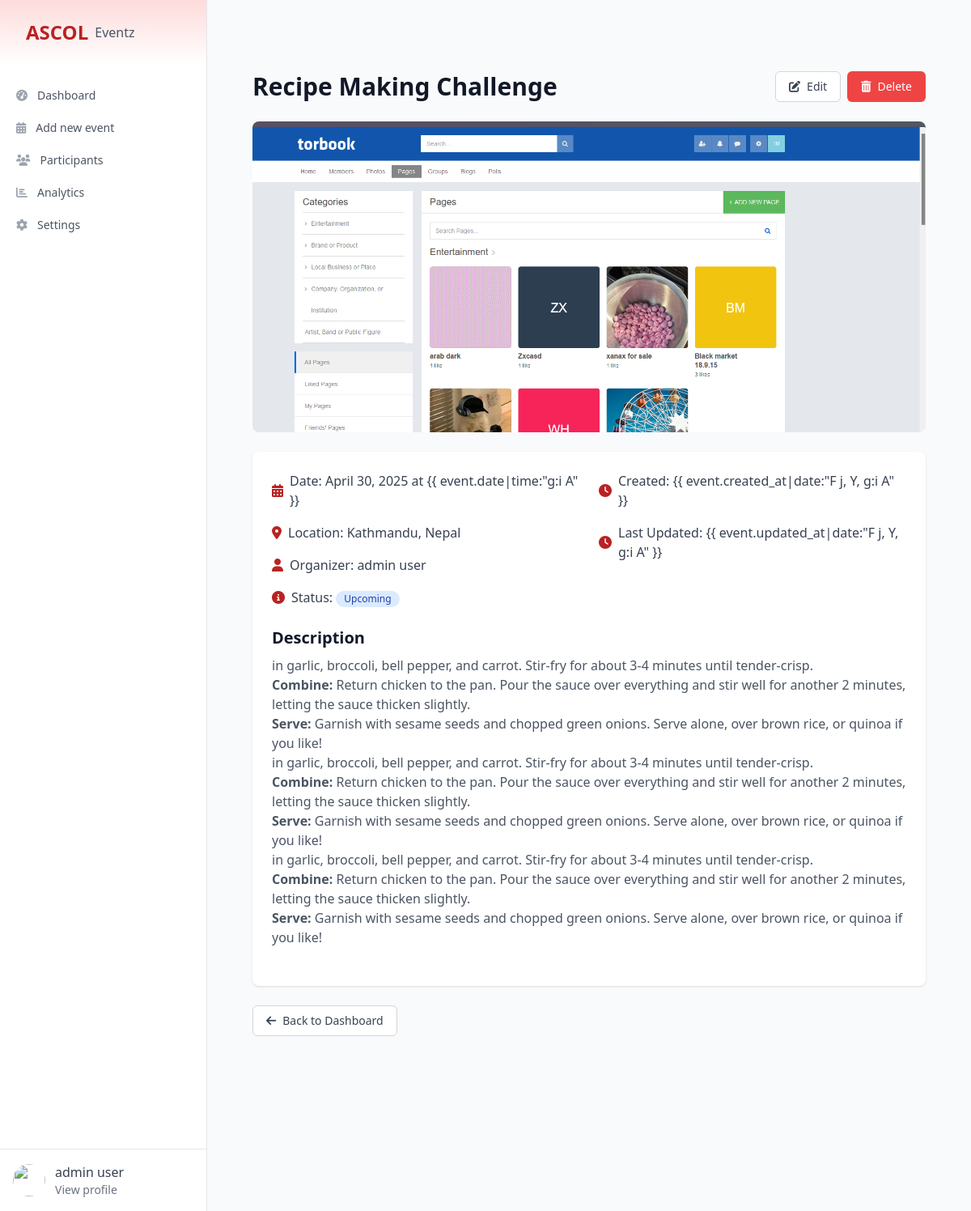
The page /events/4/ (signed in) on the database its author committed.
### authentication/models.py (models this page shows, shortened)
class CustomUser(AbstractBaseUser, PermissionsMixin):
    email = models.EmailField(unique=True)
    full_name = models.CharField(max_length=255, blank=True, null=True)
    roll_num = models.CharField(max_length=50, null=True, blank=True)
    batch = models.CharField(max_length=50, blank=True, null=True)
    faculty= models.CharField(max_length=255,blank=True, null=True)
    is_active = models.BooleanField(default=True)
    is_staff = models.BooleanField(default=False)
    date_joined = models.DateTimeField(auto_now_add=True)
    objects = CustomUserManager()
    USERNAME_FIELD = 'email'
    REQUIRED_FIELDS = ['full_name']  # when using createsuperuser command

### event/models.py (models this page shows, shortened)
class Event(models.Model):
    STATUS_CHOICES = (
        ('upcoming', 'Upcoming'),
        ('ongoing', 'Ongoing'),
        ('completed', 'Completed'),
        ('cancelled', 'Cancelled'),
    )
    title = models.CharField(max_length=200, help_text="Title of the event")
    description = models.TextField(help_text="Detailed description of the event")
    date = models.DateTimeField(help_text="Date and time when the event will occur")
    location = models.CharField(max_length=200, help_text="Venue or location of the event")
    organizer = models.ForeignKey(
        settings.AUTH_USER_MODEL,
        on_delete=models.CASCADE,
        related_name='events',
        help_text="User who organizes the event"
    )
    image = models.ImageField(
        upload_to='events/images/',
        blank=True,
        null=True,
        help_text="Optional event poster or image"
    )
    status = models.CharField(
        max_length=20,
        choices=STATUS_CHOICES,
        default='upcoming',
        help_text="Current status of the event"
    )
    created_at = models.DateTimeField(auto_now_add=True, help_text="When the event was created")
    updated_at = models.DateTimeField(auto_now=True, help_text="When the event was last updated")
    class Meta:
        ordering = ['date']
        verbose_name = 'Event'
        verbose_name_plural = 'Events'

### event/views.py (the view)
# urls.py: path('<int:id>/', event_view.EventDetailsView.as_view(), name='event_detail'),
class EventDetailsView(LoginRequiredMixin, View):
    login_url = 'login'
    def get(self, request, id):
        event = get_object_or_404(Event, id=id)
        context = {
            'event': event,
        }
        return render(request, 'event_detail.html', context)

### event/templates/event_detail.html (shortened to what this page needs)
{% extends 'event-dashboard.html' %}
{% load static %}
{% block content %}
<div class="bg-gray-50 min-h-screen">
    <div class="flex-1 -z-0 mt-8 overflow-auto focus:outline-none">
        <div class="py-6">
            <div class="max-w-4xl mx-auto px-4 sm:px-6 lg:px-8">
                <div class="flex justify-between items-center">
                    <h1 class="text-3xl font-bold text-gray-900">{{ event.title }}</h1>
                    <div class="flex space-x-2">
                        <a href="{% url 'edit_event' event.id %}"
                            class="inline-flex items-center px-4 py-2 border border-gray-300 text-sm font-medium rounded-md text-gray-700 bg-white hover:bg-gray-50 focus:outline-none focus:ring-2 focus:ring-offset-2 focus:ring-primary">
                            <i class="fas fa-edit mr-2"></i> Edit
                        </a>
                        <a href="{% url 'delete_event' event.id %}"
                            class="inline-flex items-center px-4 py-2 border border-transparent text-sm font-medium rounded-md text-white bg-danger hover:bg-red-700 focus:outline-none focus:ring-2 focus:ring-offset-2 focus:ring-red-500">
                            <i class="fas fa-trash-alt mr-2"></i> Delete
                        </a>
                    </div>
                </div>
                <div class="mt-6">
                    <img class="w-full h-96 object-cover rounded-lg {% if event.status == 'cancelled' %}opacity-70{% endif %}"
                        src="{% if event.image %}{{ event.image.url }}{% else %}/static/images/add-event.svg{% endif %}"
                        alt="{{ event.title }}">
                </div>
                <div class="mt-6 bg-white shadow rounded-lg p-6">
                    <div class="grid grid-cols-1 md:grid-cols-2 gap-6">
                        <div>
                            <div class="flex items-center">
                                <i class="fas fa-calendar-alt mr-2 text-primary"></i>
                                <p class="text-gray-700">
                                    <span class="font-medium">Date:</span> {{ event.date|date:"F j, Y" }} at {{
                                    event.date|time:"g:i A" }}
                                </p>
                            </div>
                            <div class="mt-4 flex items-center">
                                <i class="fas fa-map-marker-alt mr-2 text-primary"></i>
                                <p class="text-gray-700">
                                    <span class="font-medium">Location:</span> {{ event.location }}
                                </p>
                            </div>
                            <div class="mt-4 flex items-center">
                                <i class="fas fa-user mr-2 text-primary"></i>
                                <p class="text-gray-700">
                                    <span class="font-medium">Organizer:</span> {{ event.organizer.full_name }}
                                </p>
                            </div>
                            <div class="mt-4 flex items-center">
                                <i class="fas fa-info-circle mr-2 text-primary"></i>
                                <p class="text-gray-700">
                                    <span class="font-medium">Status:</span>
                                    <span class="inline-flex items-center px-2.5 py-0.5 rounded-full text-xs font-medium
                                            {% if event.status == 'upcoming' %}bg-blue-100 text-blue-800{% endif %}
                                            {% if event.status == 'cancelled' %}bg-red-100 text-red-800{% endif %}">
                                        {{ event.get_status_display }}
                                    </span>
                                </p>
                            </div>
                        </div>
                        <div>
                            <div class="flex items-center">
                                <i class="fas fa-clock mr-2 text-primary"></i>
                                <p class="text-gray-700">
                                    <span class="font-medium">Created:</span> {{ event.created_at|date:"F j, Y, g:i A"
                                    }}
                                </p>
                            </div>
                            <div class="mt-4 flex items-center">
                                <i class="fas fa-clock mr-2 text-primary"></i>
                                <p class="text-gray-700">
                                    <span class="font-medium">Last Updated:</span> {{ event.updated_at|date:"F j, Y, g:i
                                    A" }}
                                </p>
                            </div>
                        </div>
                    </div>
                    <div class="mt-6">
                        <h2 class="text-xl font-semibold text-gray-900">Description</h2>
                        <div class="mt-2 text-gray-600 prose max-w-none">
                            {{ event.description|safe }}
                        </div>
                    </div>
                </div>
                <div class="mt-6">
                    <a href="{% url 'event_dashboard' %}"
                        class="inline-flex items-center px-4 py-2 border border-gray-300 text-sm font-medium rounded-md text-gray-700 bg-white hover:bg-gray-50 focus:outline-none focus:ring-2 focus:ring-offset-2 focus:ring-primary">
                        <i class="fas fa-arrow-left mr-2"></i> Back to Dashboard
                    </a>
                </div>
            </div>
        </div>
    </div>
</div>
{% endblock %}

### event/templates/event-dashboard.html (shortened to what this page needs)
{% load static %}
<!DOCTYPE html>
<html lang="en">
<head>
    <script src="https://cdn.tailwindcss.com"></script>
    <link rel="stylesheet" href="https://cdnjs.cloudflare.com/ajax/libs/font-awesome/6.4.0/css/all.min.css">
    <link rel="stylesheet" href="https://cdn.jsdelivr.net/npm/flatpickr/dist/flatpickr.min.css">
</head>
<body class="bg-gray-50 min-h-screen">
    <div class="flex fixed w-full h-screen top-0">
        <div class="hidden md:flex md:flex-shrink-0 z-50">
            <div class="flex flex-col w-64 border-r border-gray-200 bg-white">
                <div class="flex pl-8 bg-gradient-to-b from-accent to-transparent py-6 items-center">
                    <div class="flex-shrink-0 flex items-center">
                        <span class="text-2xl font-bold text-primary">ASCOL</span>
                        <span class="ml-2 text-gray-600">Eventz</span>
                    </div>
                </div>
                <div class="h-0 flex-1 flex flex-col pt-5 pb-4 overflow-y-auto">
                    <div class="flex-1 px-3 bg-white space-y-1">
                        <a href="{% url 'event_dashboard' %}"
                            class="{% if request.path == '/events/dashboard/' %}bg-red-100 text-primary{% else %}text-gray-600 hover:bg-gray-50 hover:text-gray-900{% endif %} group flex items-center px-2 py-2 text-sm font-medium rounded-md">
                            <i
                                class="fas fa-tachometer-alt mr-3 {% if request.path == '/events/dashboard/' %}text-primary{% else %}text-gray-400{% endif %}"></i>
                            Dashboard
                        </a>
                        <a href="{% url 'add_event' %}"
                            class="{% if request.path == '/events/add/' %}bg-red-100 text-primary{% else %}text-gray-600 hover:bg-gray-50 hover:text-gray-900{% endif %} group flex items-center px-2 py-2 text-sm font-medium rounded-md">
                            <i
                                class="fas fa-calendar-alt mr-3 {% if request.path == '/events/add/' %}text-primary{% else %}text-gray-400{% endif %}"></i>
                            Add new event
                        </a>
                        <a href="#"
                            class="{% if request.path == '/events/participants/' %}bg-red-100 text-primary{% else %}text-gray-600 hover:bg-gray-50 hover:text-gray-900{% endif %} group flex items-center px-2 py-2 text-sm font-medium rounded-md">
                            <i
                                class="fas fa-users mr-3 {% if request.path == '/events/participants/' %}text-primary{% else %}text-gray-400{% endif %}"></i>
                            Participants
                        </a>
                        <a href="#"
                            class="{% if request.path == '/events/analytics/' %}bg-red-100 text-primary{% else %}text-gray-600 hover:bg-gray-50 hover:text-gray-900{% endif %} group flex items-center px-2 py-2 text-sm font-medium rounded-md">
                            <i
                                class="fas fa-chart-bar mr-3 {% if request.path == '/events/analytics/' %}text-primary{% else %}text-gray-400{% endif %}"></i>
                            Analytics
                        </a>
                        <a href="#"
                            class="{% if request.path == '/events/settings/' %}bg-red-100 text-primary{% else %}text-gray-600 hover:bg-gray-50 hover:text-gray-900{% endif %} group flex items-center px-2 py-2 text-sm font-medium rounded-md">
                            <i
                                class="fas fa-cog mr-3 {% if request.path == '/events/settings/' %}text-primary{% else %}text-gray-400{% endif %}"></i>
                            Settings
                        </a>
                    </div>
                </div>
                <div class="flex-shrink-0 flex border-t border-gray-200 p-4">
                    <a href="#" class="flex-shrink-0 group block">
                        <div class="flex items-center">
                            <div>
                                <img class="inline-block h-10 w-10 rounded-full"
                                    src="https://images.unsplash.com/photo-1472099645785-5658abf4ff4e?ixlib=rb-1.2.1&ixid=eyJhcHBfaWQiOjEyMDd9&auto=format&fit=facearea&facepad=2&w=256&h=256&q=80"
                                    alt="">
                            </div>
                            <a href="{% url 'profile' %}" class="ml-3">
                                <p class="text-base font-medium text-gray-700 group-hover:text-gray-900">
                                    {{request.user.full_name }}</p>
                                <p class="text-sm font-medium text-gray-500 group-hover:text-gray-700">View profile</p>
                                </a>
                        </div>
                    </a>
                </div>
            </div>
        </div>
        <div class="flex-1 -z-0 mt-8 overflow-auto focus:outline-none">
            {% block content %}{% endblock %}
        </div>
    </div>
</body>
</html>

### rows shown on the page
CustomUser: user.full_name "admin user"
Event: title "Recipe Making Challenge", image (picture), date "April 30, 2025", location "Kathmandu, Nepal", organizer.full_name "admin user", status "Upcoming", description "in garlic, broccoli, bell pepper, and carrot. Stir-fry for about 3-4 minutes until tender-crisp. Combine: Return chicken to the pan. Pour the sauce over everything and stir well for another 2 minutes, letting the sauce thicken slightly. Serve: Garnish with sesame seeds and chopped green onions. Serve alone, over brown rice, or quinoa if you like! in garlic, broccoli, bell pepper, and carrot. Stir-fry for about 3-4 minutes until tender-crisp. Combine: Return chicken to the pan. Pour the sauce over everything and stir well for another 2 minutes, letting the sauce thicken slightly. Serve: Garnish with sesame seeds and chopped green onions. Serve alone, over brown rice, or quinoa if you like!…"
